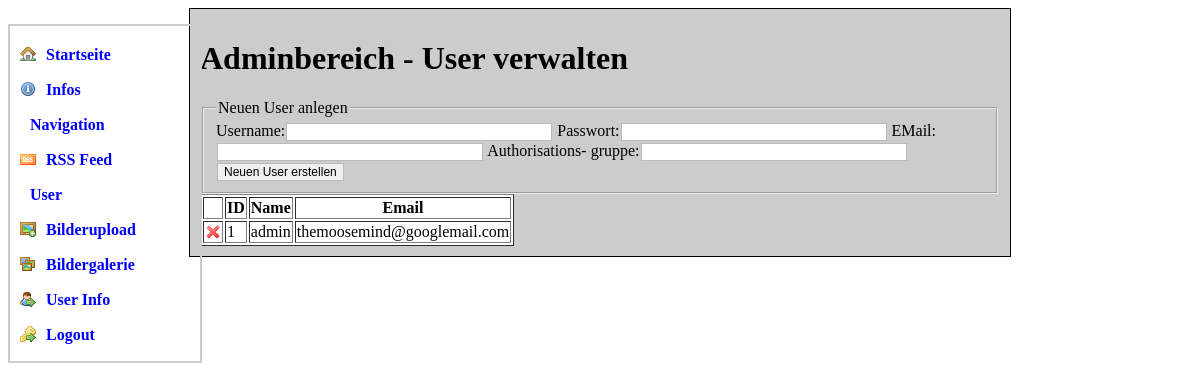
/admin/manage_users.php (signed in), run on the app's committed database.
### tables this page shows
CREATE TABLE IF NOT EXISTS `navigation` (
  `id` int(11) NOT NULL AUTO_INCREMENT,
  `in_id` int(11) DEFAULT NULL,
  `type` varchar(30) NOT NULL DEFAULT 'Admin-Navigation',
  `url` varchar(255) NOT NULL,
  `title` varchar(30) NOT NULL,
  `attribute` varchar(100) NOT NULL,
  PRIMARY KEY (`id`)
);

CREATE TABLE IF NOT EXISTS `users` (
  `id` int(11) NOT NULL AUTO_INCREMENT,
  `uname` varchar(20) NOT NULL,
  `upass` varchar(32) NOT NULL,
  `email` varchar(50) NOT NULL,
  `auth` int(11) NOT NULL,
  `ip` varchar(15) NOT NULL,
  PRIMARY KEY (`id`),
  UNIQUE KEY `uname` (`uname`),
  UNIQUE KEY `ip` (`ip`)
);

### admin/manage_users.php (the view, shortened to what this page needs)
<!DOCTYPE html PUBLIC "-//W3C//DTD XHTML 1.0 Transitional//EN" "http://www.w3.org/TR/xhtml1/DTD/xhtml1-transitional.dtd">
<html xmlns="http://www.w3.org/1999/xhtml" >
<head>
    <link rel="stylesheet" type="text/css" href="style/cms.css"  media="screen" />
</head>
<body>
<ul id="nav">
<?
$sql    = "SELECT * FROM navigation WHERE type='Admin-Navigation' ORDER BY id ASC";
$result    = mysql_query($sql);
while($row = mysql_fetch_assoc($result)){
    echo '<li '.$row['attribute'].'><a href="'.$row['url'].'">'.$row['title'].'</a></li>';
}
?>
</ul>
<div id="content">
<h1>Adminbereich - User verwalten</h1>
<form action="manage_users.php" method="post">
  <fieldset>
    <legend>Neuen User anlegen</legend>
    <label for="uname">Username:</label><input type="text" name="uname" size="35"/>
    <label for="upass">Passwort:</label><input type="password" name="upass" size="35"/>
    <label for="email">EMail:</label><input type="text" name="email" size="35"/>
    <label for="auth">Authorisations- gruppe:</label><input type="text" name="auth" size="35"/>
    <input type="submit" value="Neuen User erstellen" class="submit" />
  </fieldset>
</form>
<table border="1" style="background-color:#fff;">
<tr><th>&nbsp;</th><th>ID</th><th>Name</th><th>Email</th></tr>
<?
$sql        = "SELECT * FROM `users` ORDER BY auth ASC";
$result        = mysql_query($sql);
while($row = mysql_fetch_assoc($result)){
    $uid    = $row['id'];
    $uname    = $row['uname'];
    $email    = $row['email'];
    echo "<tr>";
    echo '<td><a href="manage_users.php?do=delete&uid='.$uid.'">';
    echo '<img width="16" height="16" src="style/cross.png" alt="L&ouml;schen" title="L&ouml;schen" />';
    echo "</a></td><td>$uid</td><td>$uname</td><td>$email</td></tr>";
}
?>
</table>
</div>
</body>
</html>

### admin/style/cms.css (style rules this page uses)
input { color: #000000; border: 1px solid #BABABA; margin: 1px; font: 12px Arial, Helvetica, Verdana, sans-serif; }
img { float : none; border : 0; }
#pic, .user, #logout, #home, #pic_upload, #rss, #infos { padding-left: 16px; }
.user { background: url(user_go.png) no-repeat left center; }
#infos { background: url(information.png) no-repeat left center; }
#rss { background: url(rss.png) no-repeat left center; }
#pic_upload { background: url(photo_add.png) no-repeat left center; }
#pic { background: url(photos.png) no-repeat left center; }
#logout { background: url(key_go.png) no-repeat left center; }
#home { background: url(house.png) no-repeat left center; }
#content { margin : auto; width : 800px; background : #ccc; padding : 10px 10px 10px 10px; border : #000 solid 1px; }
#nav { position: absolute; border: 2px solid #ccc; padding:10px 0 10px 10px; list-style:none; width: 180px; }
#nav a { text-decoration:none; display:block; min-width: 150px; color: blue; font-weight:bold; padding-left: 10px; padding-top:3px; }
#nav li { position:relative; line-height: 2em; }

### data on the page
navigation: shows a picture, title "Startseite"
navigation: shows a picture, title "Infos"
navigation: title "Navigation"
navigation: shows a picture, title "RSS Feed"
navigation: title "User"
navigation: shows a picture, title "Bilderupload"
navigation: shows a picture, title "Bildergalerie"
navigation: shows a picture, title "User Info"
navigation: shows a picture, title "Logout"
users: id "1", uname "admin", email "themoosemind@googlemail.com"
